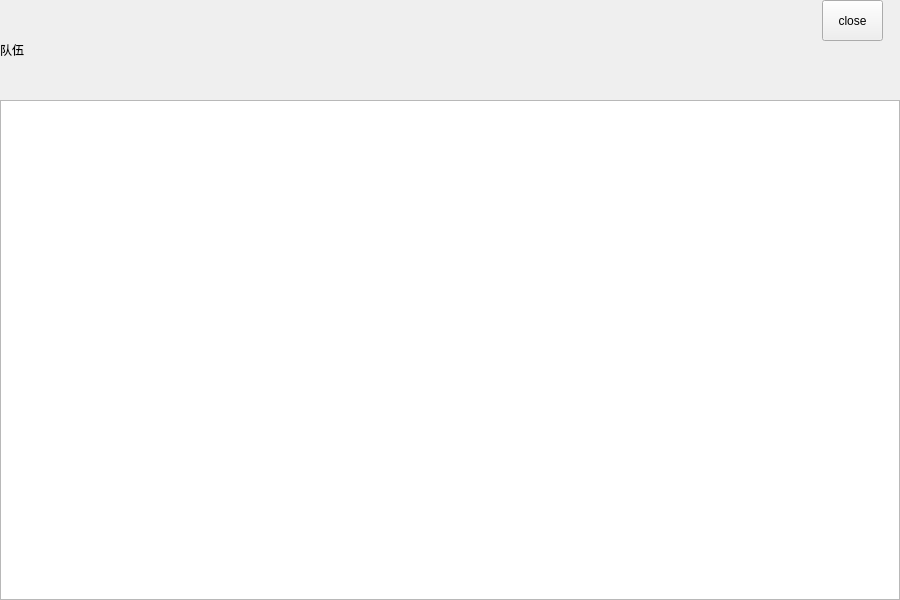
<?xml version="1.0" encoding="UTF-8"?>
<ui version="4.0">
 <class>Duiwu</class>
 <widget class="QWidget" name="Duiwu">
  <property name="geometry">
   <rect>
    <x>0</x>
    <y>0</y>
    <width>900</width>
    <height>600</height>
   </rect>
  </property>
  <property name="windowTitle">
   <string>Form</string>
  </property>
  <widget class="QLabel" name="lb_background">
   <property name="geometry">
    <rect>
     <x>0</x>
     <y>0</y>
     <width>900</width>
     <height>600</height>
    </rect>
   </property>
   <property name="text">
    <string/>
   </property>
  </widget>
  <widget class="QLabel" name="lb_duiwu">
   <property name="geometry">
    <rect>
     <x>0</x>
     <y>0</y>
     <width>900</width>
     <height>100</height>
    </rect>
   </property>
   <property name="text">
    <string>队伍</string>
   </property>
  </widget>
  <widget class="QTableWidget" name="tw_duiwu">
   <property name="geometry">
    <rect>
     <x>0</x>
     <y>100</y>
     <width>900</width>
     <height>500</height>
    </rect>
   </property>
  </widget>
  <widget class="QPushButton" name="pb_close">
   <property name="geometry">
    <rect>
     <x>822</x>
     <y>0</y>
     <width>61</width>
     <height>41</height>
    </rect>
   </property>
   <property name="text">
    <string>close</string>
   </property>
  </widget>
 </widget>
 <resources/>
 <connections/>
</ui>
